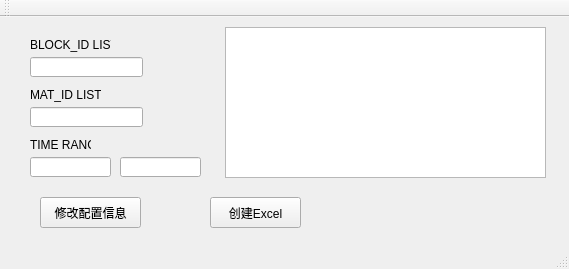
<?xml version="1.0" encoding="UTF-8"?>
<ui version="4.0">
 <class>MainWindow</class>
 <widget class="QMainWindow" name="MainWindow">
  <property name="geometry">
   <rect>
    <x>0</x>
    <y>0</y>
    <width>569</width>
    <height>269</height>
   </rect>
  </property>
  <property name="windowTitle">
   <string>MainWindow</string>
  </property>
  <widget class="QWidget" name="centralWidget">
   <widget class="QLabel" name="label">
    <property name="geometry">
     <rect>
      <x>30</x>
      <y>20</y>
      <width>81</width>
      <height>16</height>
     </rect>
    </property>
    <property name="text">
     <string>BLOCK_ID LIST</string>
    </property>
   </widget>
   <widget class="QLabel" name="label_2">
    <property name="geometry">
     <rect>
      <x>30</x>
      <y>70</y>
      <width>71</width>
      <height>16</height>
     </rect>
    </property>
    <property name="text">
     <string>MAT_ID LIST</string>
    </property>
   </widget>
   <widget class="QLabel" name="label_3">
    <property name="geometry">
     <rect>
      <x>30</x>
      <y>120</y>
      <width>61</width>
      <height>16</height>
     </rect>
    </property>
    <property name="text">
     <string>TIME RANGE</string>
    </property>
   </widget>
   <widget class="QLineEdit" name="block_list_text">
    <property name="geometry">
     <rect>
      <x>30</x>
      <y>40</y>
      <width>113</width>
      <height>20</height>
     </rect>
    </property>
   </widget>
   <widget class="QLineEdit" name="matid_list_text">
    <property name="geometry">
     <rect>
      <x>30</x>
      <y>90</y>
      <width>113</width>
      <height>20</height>
     </rect>
    </property>
   </widget>
   <widget class="QLineEdit" name="bottom_time_text">
    <property name="geometry">
     <rect>
      <x>30</x>
      <y>140</y>
      <width>81</width>
      <height>20</height>
     </rect>
    </property>
   </widget>
   <widget class="QLineEdit" name="top_time_text">
    <property name="geometry">
     <rect>
      <x>120</x>
      <y>140</y>
      <width>81</width>
      <height>20</height>
     </rect>
    </property>
   </widget>
   <widget class="QTextBrowser" name="excel_textBrowser">
    <property name="geometry">
     <rect>
      <x>225</x>
      <y>10</y>
      <width>321</width>
      <height>151</height>
     </rect>
    </property>
   </widget>
   <widget class="QPushButton" name="change_config_push_button">
    <property name="geometry">
     <rect>
      <x>40</x>
      <y>180</y>
      <width>101</width>
      <height>31</height>
     </rect>
    </property>
    <property name="text">
     <string>修改配置信息</string>
    </property>
   </widget>
   <widget class="QPushButton" name="create_excel_push_button">
    <property name="geometry">
     <rect>
      <x>210</x>
      <y>180</y>
      <width>91</width>
      <height>31</height>
     </rect>
    </property>
    <property name="text">
     <string>创建Excel</string>
    </property>
   </widget>
  </widget>
  <widget class="QMenuBar" name="menuBar">
   <property name="geometry">
    <rect>
     <x>0</x>
     <y>0</y>
     <width>569</width>
     <height>23</height>
    </rect>
   </property>
  </widget>
  <widget class="QToolBar" name="mainToolBar">
   <attribute name="toolBarArea">
    <enum>TopToolBarArea</enum>
   </attribute>
   <attribute name="toolBarBreak">
    <bool>false</bool>
   </attribute>
  </widget>
  <widget class="QStatusBar" name="statusBar"/>
 </widget>
 <layoutdefault spacing="6" margin="11"/>
 <resources/>
 <connections/>
</ui>
